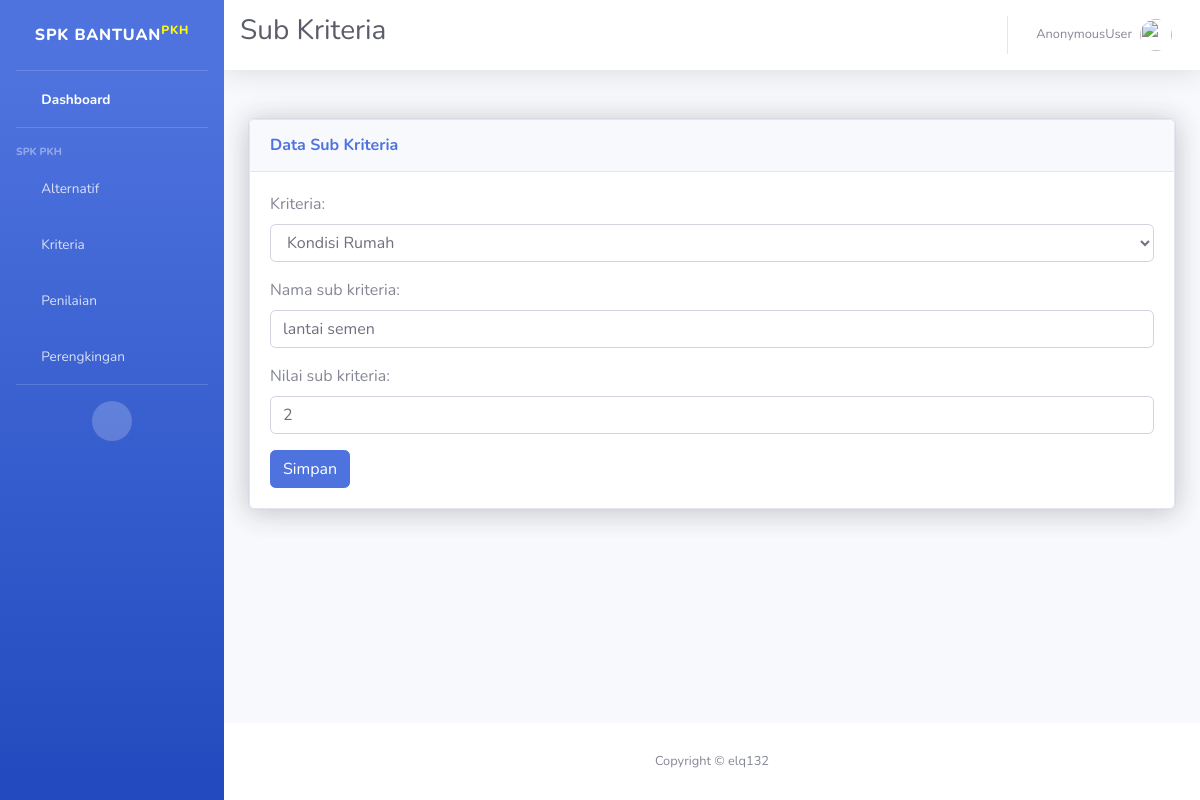
Page /dashboard/upsub_kriteria/1 on the earlier database version.
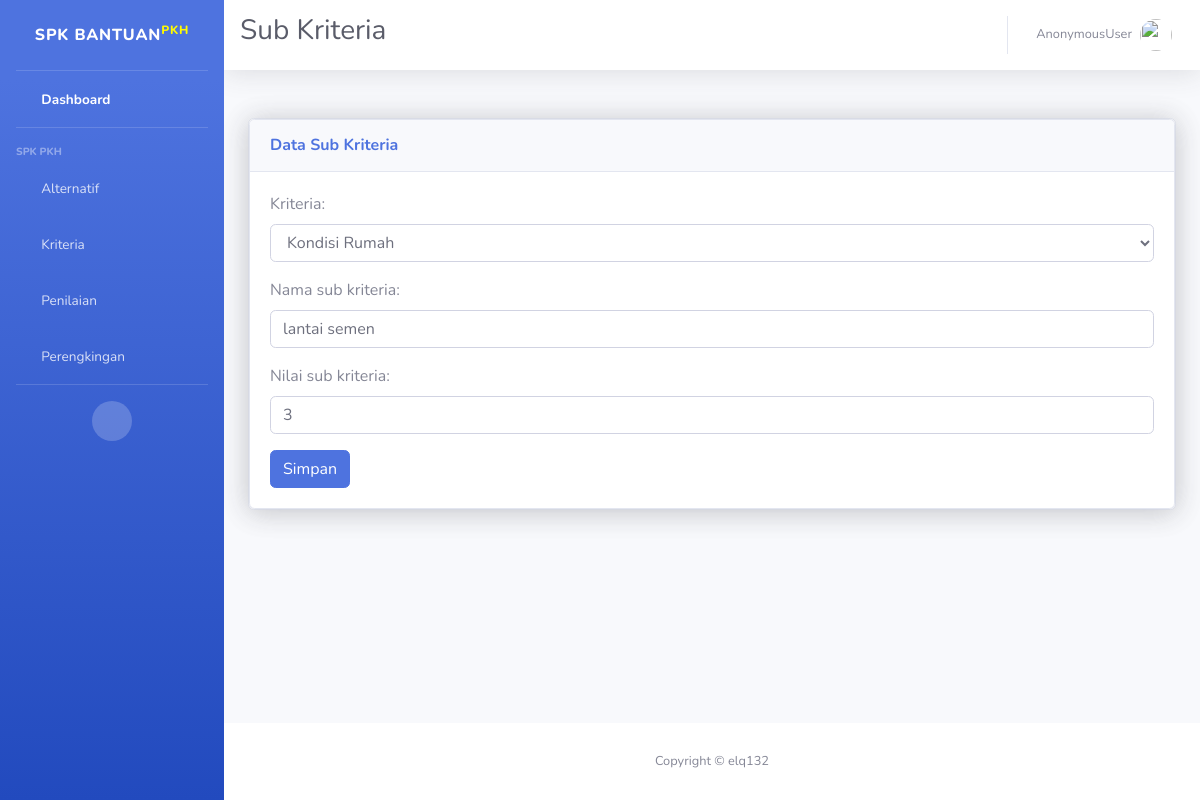
Same page on the later database version.
### SPK/models.py (models this page shows, shortened)
class SubKriteria(models.Model):
    kriteria = models.ForeignKey(Kriteria, on_delete=models.CASCADE)
    nama_sub_kriteria = models.CharField(max_length=50)
    nilai_sub_kriteria = models.IntegerField()

### SPK/views.py (the view)
# urls.py: path('upsub_kriteria/<int:id>', views.subkriteria_update, name='upsubkriteria'),
def subkriteria_update(request, id):
    subkriteria = SubKriteria.objects.get(id=id)
    form = SubKriteriaForm(instance=subkriteria)
    if request.method == 'POST':
        form = SubKriteriaForm(request.POST, instance=subkriteria)
        if form.is_valid():
            form.save()
            return redirect('data:sub_kriteria')
    return render(request, 'subkriteria_form.html', {'form': form})

### SPK/forms.py
class SubKriteriaForm(forms.ModelForm):
    class Meta:
        model = SubKriteria
        fields = '__all__'
        widgets = {
            'kriteria': forms.Select(attrs={'class': 'form-control'}),
            'nama_sub_kriteria': forms.TextInput(attrs={'class': 'form-control'}),
            'nilai_sub_kriteria': forms.NumberInput(attrs={'class': 'form-control'}),
        }

### SPK/models.py (called while the page is built)
    def __str__(self):
        return self.nama_kriteria

### templates/subkriteria_form.html (shortened to what the changed rows need)
{%load static%}
<!DOCTYPE html>
<html lang="en">
<head>
    <link href="{%static 'vendor/fontawesome-free/css/all.min.css'%}" rel="stylesheet" type="text/css">
    <link href="{%static 'css/sb-admin-2.min.css'%}" rel="stylesheet">
</head>
<body id="page-top">
    <div id="wrapper">
        <div id="content-wrapper" class="d-flex flex-column">
            <div id="content">
                <nav class="navbar navbar-expand navbar-light bg-white topbar mb-4 static-top shadow">
                    <div class=""><h1 class="h3 mb-0 text-gray-800">Sub Kriteria<h1></div>
                </nav>
                <div class="container-fluid">
                    <div class="row">
                        <div class="col-xl-12 col-lg-9">
                            <div class="card shadow mb-4">
                                <div class="card shadow">
                                    <div class="card-body ">
                                        <form method="POST">
                                            {{ form.as_p }}
                                          </form>
                                    </div>
                                </div>
                            </div>
                        </div>
                    </div>
                </div>
            </div>
        </div>
    </div>
</body>
</html>

Differences in the rows shown:
changed SubKriteria "Kondisi Rumah": nilai_sub_kriteria "2" → "3"
